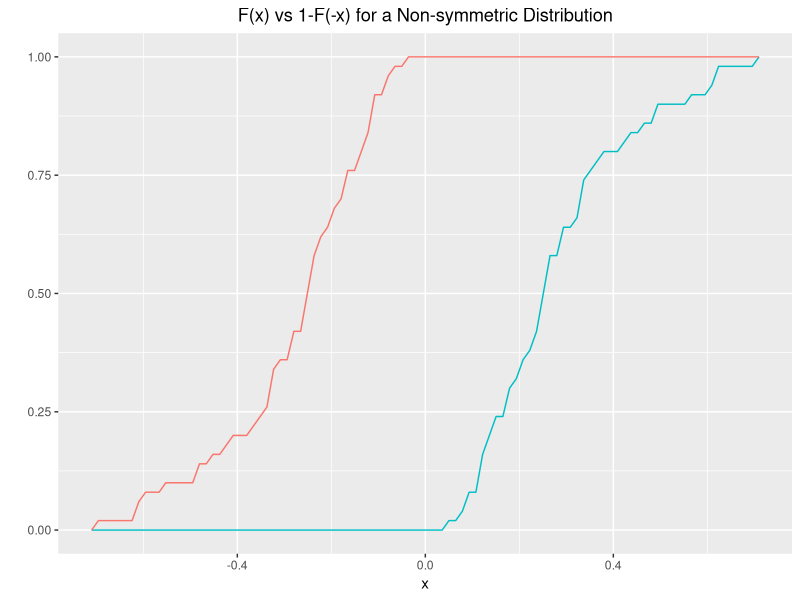
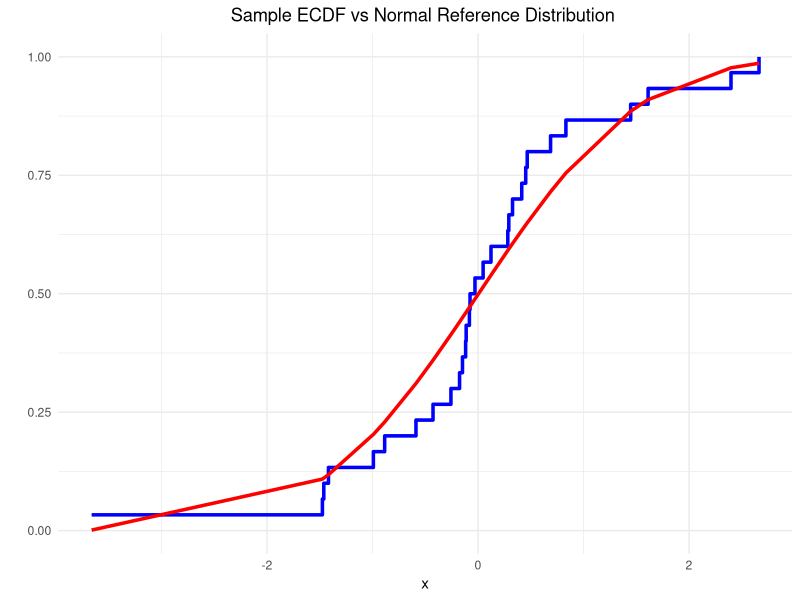
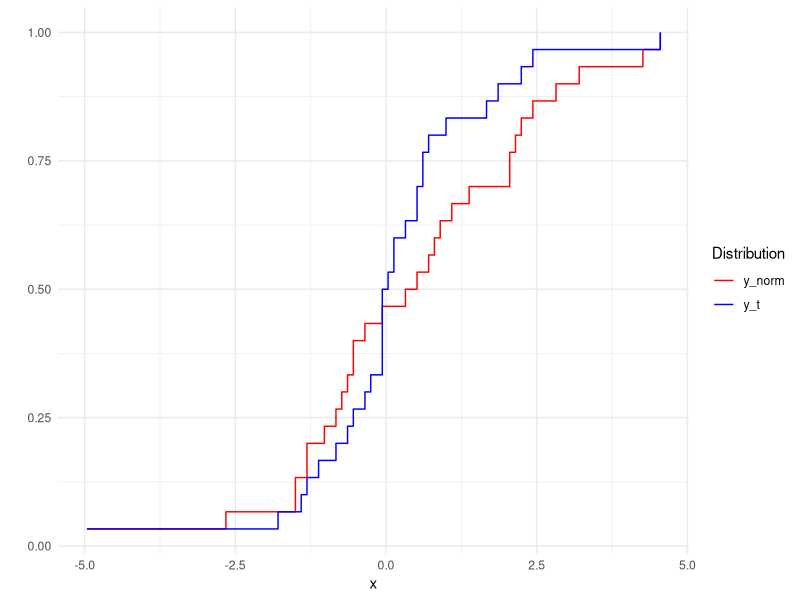
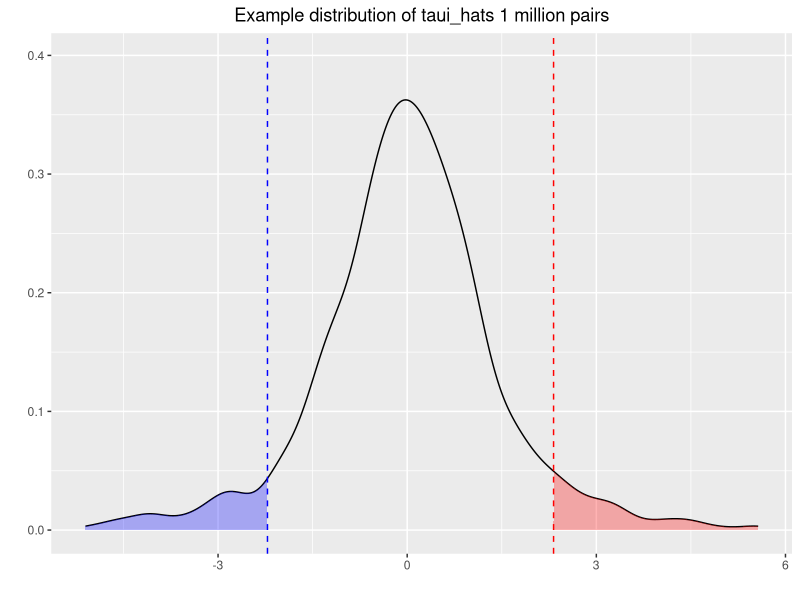
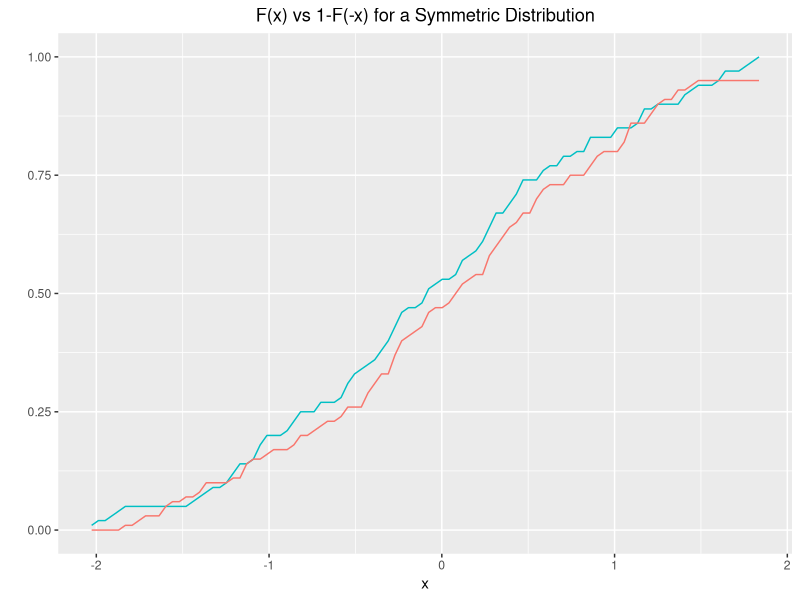
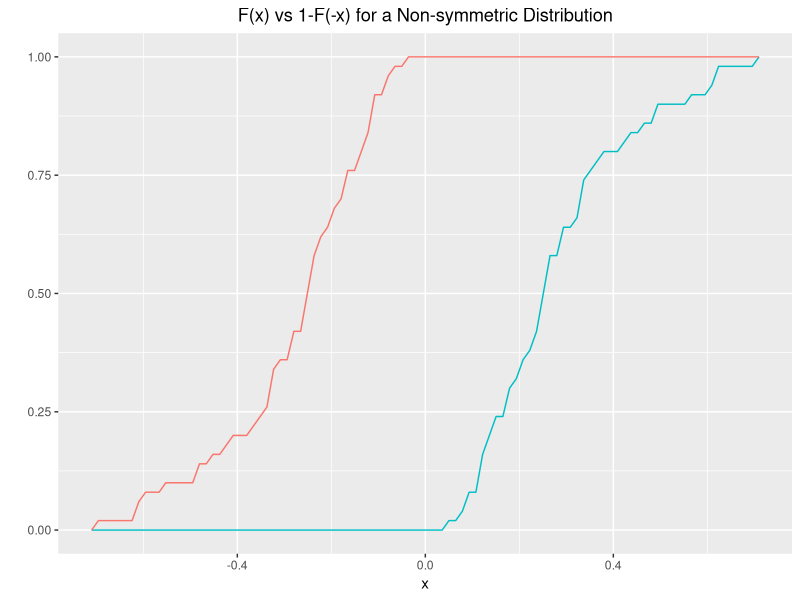

Source code (R) for these figures, in order:
### Making some toy plots to demonstrate how KS works!
library(ggplot2)
library(ggpubr)

## TOY PLOT 1: One-Sample KS (ECDF vs Normal Reference Dist)

# Generate random data
set.seed(123)
data <- rt(30, df=29)

# Create a data frame with the empirical and normal CDF values
df <- data.frame(x = sort(data), 
                 ecdf = ecdf(data)(sort(data)),
                 norm_cdf = pnorm(sort(data), mean = mean(data), sd = sd(data)))

# Plot the ECDF and normal CDF
p1 <- ggplot(df, aes(x)) +
  geom_step(aes(y = ecdf), color = "blue", size = 1.2) +
  geom_line(aes(y = norm_cdf), color = "red", size = 1.2) +
  labs(x = "x", y="",
       title = "Sample ECDF vs Normal Reference Distribution ") +
  theme_minimal() + theme(plot.title = element_text(hjust = 0.5))

# Save 
ggsave(filename = "figures/ECDF_Normal_Comp.png", plot = p1, device = "png", height = 6, width = 8, dpi = 1200)



## TOY PLOT 2: Two-Sample KS (ECDF vs ECDF)

# Generate the two samples
set.seed(123)
t_sample <- rt(n = 30, df = 5)
norm_sample <- rnorm(n = 30)

# Create a data frame of the two samples
df <- data.frame(x = c(t_sample, norm_sample),
                 group = c(rep("t distribution", 30), rep("normal distribution", 30)))

# Calculate the ECDFs using ecdf()
ecdf_t <- ecdf(t_sample)
ecdf_norm <- ecdf(norm_sample)

# Create a data frame of the ECDFs
df_ecdf <- data.frame(x = seq(min(df$x), max(df$x), length.out = 100),
                      y_t = ecdf_t(seq(min(t_sample), max(t_sample), length.out = 100)),
                      y_norm = ecdf_norm(seq(min(norm_sample), max(norm_sample), length.out = 100)))

# Reshape the data into long format
df_ecdf_long <- tidyr::gather(df_ecdf, key = "group", value = "y", y_t, y_norm)

# Create the plot
p2 <- ggplot(data = df_ecdf_long, aes(x = x, y = y, color = group)) +
  geom_step() +
  scale_color_manual(values = c("red", "blue")) +
  labs(x = "x", y = "", color = "Distribution") +
  theme_minimal()


# Save
ggsave(filename = "figures/Two_sample_KS.png", plot = p2, device = "png", height = 6, width = 8, dpi = 1200)




### TOY PLOT 3: Dist of taui_hats

library(ggplot2)

# Generate data
set.seed(123)
data <- c(rnorm(900), rnorm(50, mean = 3), rnorm(50, mean = -3))

# Calculate density estimate
dens <- density(data, n = 1000)

# Define cutoffs for shading tails
cutoff_left <- quantile(data, 0.05)
cutoff_right <- quantile(data, 0.95)

# Create plot
p3 <- ggplot() +
  # Add density curve
  geom_line(data = data.frame(x = dens$x, y = dens$y), aes(x = x, y = y)) +
  # Add shading to left tail
  geom_area(data = subset(data.frame(x = dens$x, y = dens$y), x < cutoff_left), aes(x = x, y = y), fill = "blue", alpha = 0.3) +
  # Add shading to right tail
  geom_area(data = subset(data.frame(x = dens$x, y = dens$y), x > cutoff_right), aes(x = x, y = y), fill = "red", alpha = 0.3) +
  # Add vertical lines for cutoffs
  geom_vline(xintercept = cutoff_left, linetype = "dashed", color = "blue") +
  geom_vline(xintercept = cutoff_right, linetype = "dashed", color = "red") +
  # Set plot limits
  xlim(min(data), max(data)) +
  ylim(0, max(dens$y) * 1.1) +
  # Add plot labels and title
  labs(x = "", y = "", title = "Example distribution of taui_hats 1 million pairs")+
  theme(plot.title = element_text(hjust = 0.5))


# Save
ggsave(filename = "figures/Dist_taui_hats.png", plot = p3, device = "png", height = 6, width = 8, dpi = 1200)


### TOY PLOT 4: F(x) versus 1-F(-x) for Symmetric Dist

# Set random seed for reproducibility
set.seed(13)

# Generate data from a symmetric standard normal distribution
data <- rnorm(100)

# Calculate the ECDF of the data
ecdf_data <- ecdf(data)

# Create a data frame for plotting the ECDF and its complement
plot_data <- data.frame(x = seq(min(data), max(data), length.out = 100))
plot_data$ecdf <- ecdf_data(plot_data$x)
plot_data$comp_ecdf <- 1 - ecdf_data(-plot_data$x)

# Plot the ECDF and its complement on the same plot
p4 <- ggplot(plot_data, aes(x = x)) +
  geom_line(aes(y = ecdf, color = "ECDF of data")) +
  geom_line(aes(y = comp_ecdf, color = "Complement of ECDF of neg. data")) +
  ggtitle("F(x) vs 1-F(-x) for a Symmetric Distribution") +
  xlab("x") +
  ylab("")  + theme(plot.title = element_text(hjust = 0.5)) +
  theme(legend.position = "none")

# Save
ggsave(filename = "figures/ecdfs_symmetric.png", plot = p4, device = "png", height = 6, width = 8, dpi = 1200)



### TOY PLOT 5: F(x) versus 1-F(-x) for Non-Symmetric Dist

set.seed(751)
# Generate data from a non-symmetric distribution
data <- rbeta(50, 2, 5)

# Calculate the ECDF of the data
ecdf_data <- ecdf(data)

# Create a data frame for plotting the ECDF and its complement
max_val <- max(abs(data))
plot_data <- data.frame(x = seq(-max_val, max_val, length.out = 100))
plot_data$ecdf <- ecdf_data(plot_data$x)
plot_data$comp_ecdf <- 1 - ecdf_data(-plot_data$x)

# Plot the ECDF and its complement on the same plot
p5 <- ggplot(plot_data, aes(x = x)) +
  geom_line(aes(y = ecdf, color = "ECDF of data")) +
  geom_line(aes(y = comp_ecdf, color = "Complement of ECDF of neg. data")) +
  ggtitle("F(x) vs 1-F(-x) for a Non-symmetric Distribution") +
  xlab("x") +
  ylab("") +
  theme(plot.title = element_text(hjust = 0.5)) +
  theme(legend.position = "none")
p5


# Save
ggsave(filename = "figures/ecdfs_asymmetric.png", plot = p5, device = "png", height = 6, width = 8, dpi = 1200)







